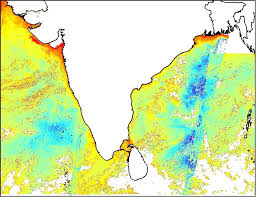
#> input picture img.jpg, 256 x 197 px
$ python npsubnew.py
#> lines starting #> are read from the running program, lines starting #| are printed output that depends on the picture; after the words box and inside, x2 and y2 are one past the last pixel; in counts of white or black regions, pixels touching at a corner belong together
import cv2
import numpy as np
from matplotlib import pyplot as plt
img = cv2.imread('img.jpg')
#> img is the input picture: shape (197, 256, 3); mean B, G, R 174, 235.3, 213.4
image=img.copy()
img = cv2.fastNlMeansDenoisingColored(img,None,5,3,7,15)
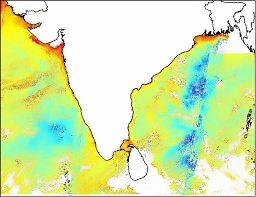
#> img: shape (197, 256, 3); mean B, G, R 173.9, 235.5, 213.4
gray = cv2.cvtColor(img,cv2.COLOR_BGR2GRAY)
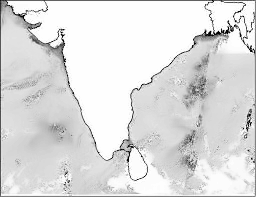
#> gray: shape (197, 256); min 0, max 254, mean 221.8
ret, thresh = cv2.threshold(gray,0,255,cv2.THRESH_BINARY_INV+cv2.THRESH_OTSU)
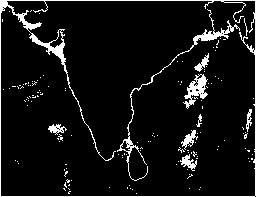
#> thresh: shape (197, 256); 7.4% white; 142 white regions (132 under 20 px), largest, box (x1, y1, x2, y2) and area: (0, 0, 256, 197) 1844, (117, 9, 240, 181) 661, (183, 74, 208, 109) 364
#> ret = 174

cv2.imshow('image', img)
cv2.imshow('image2', thresh)
print(img.dtype)
#| uint8
print(thresh.dtype)
#| uint8
# noise removal
kernel = np.ones((3,3),np.uint8)
img = cv2.morphologyEx(thresh,cv2.MORPH_CLOSE,kernel, iterations = 2)
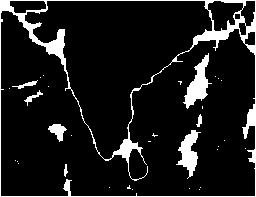
#> img: shape (197, 256); 10.6% white; 33 white regions (25 under 20 px), largest, box (x1, y1, x2, y2) and area: (0, 0, 256, 197) 3668, (183, 53, 212, 109) 655, (176, 130, 201, 179) 548
img = cv2.cvtColor(img,cv2.COLOR_GRAY2RGB)
print(img[1,4])
#| [255 255 255]
edges = np.uint8(cv2.Canny(img,100,200))
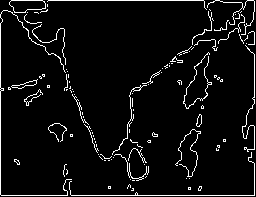
#> edges: shape (197, 256); 5.5% white in thin lines or dots
edges=cv2.cvtColor(edges,cv2.COLOR_GRAY2RGB)
#> edges: shape (197, 256, 3); 5.5% white in thin lines or dots
print(edges[1,4])
#| [0 0 0]
edgeinv = cv2.bitwise_not(edges)
#> edgeinv: shape (197, 256, 3); 94.5% white; black in thin lines or dots
cv2.namedWindow('edgeinv',cv2.WINDOW_NORMAL)
cv2.resizeWindow('edgeinv', 1000,1000)
cv2.imshow('edgeinv',edgeinv)
for i in range(1561):
    for j in range(1999):
#> (the run stopped early here; a loop or call above may not have finished)
